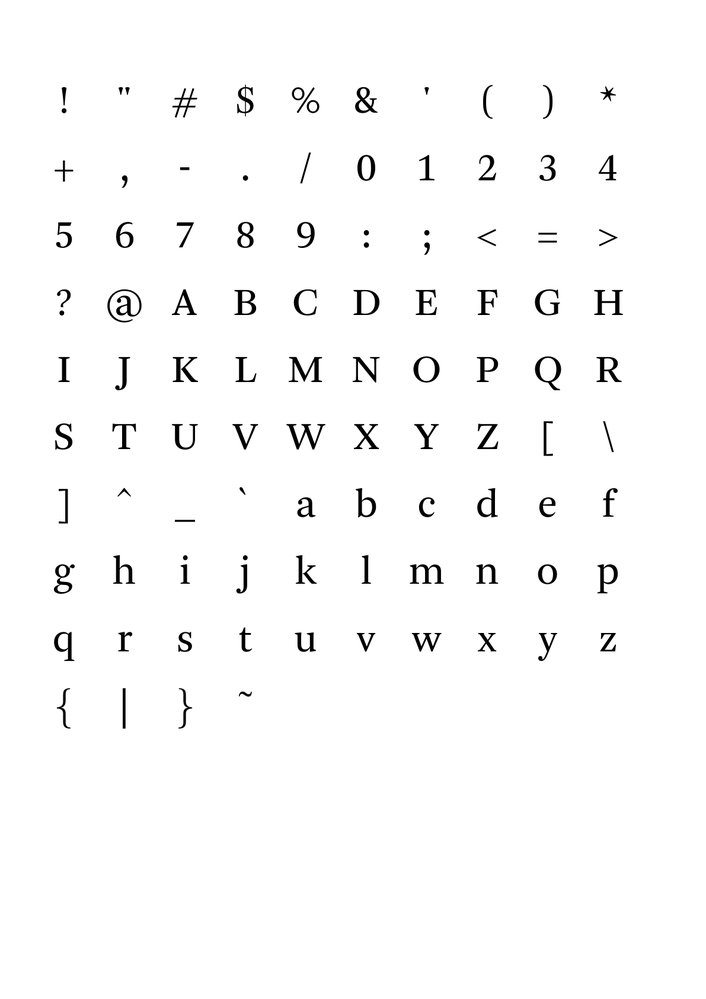
#> input picture tmp/arnhem-blond_bbox/source.png, 706 x 999 px, shrunk from 1191 x 1684 before the run, found by its file name
$ python analyze_text_vs_line.py
#> lines starting #> are read from the running program, lines starting #| are printed output that depends on the picture
import sys
from PIL import Image
import numpy as np
from pathlib import Path

def analyze_text_vs_line(image_path, text_bbox, line_y):
#> called with line_y = 53
    img = Image.open(image_path).convert("L")
    zoom = 2.0

    # Text bbox in points, convert to pixels
    tx0, ty0, tx1, ty1 = [int(c * zoom) for c in text_bbox]

    print(f"Analyzing Text BBox: {tx0},{ty0} to {tx1},{ty1}")
    text_region = img.crop((tx0, ty0, tx1, ty1))
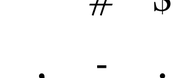
#> text_region: PIL image 181x78 L; min 0, max 255, mean 250.7
    text_data = np.array(text_region)

    # Histogram of intensities in text bbox
    counts, bins = np.histogram(text_data, bins=10, range=(0, 255))
#> counts = [140, 19, 24, 28, 20, 33, 19, 28, 35, 13772]; bins = [0, 25.5, 51, 76.5, 102, 127.5, 153, 178.5, 204, 229.5, 255]
    print("Intensity histogram in text bbox:")
    for i in range(len(counts)):
        print(f"  {bins[i]:.0f}-{bins[i+1]:.0f}: {counts[i]}")
#> this loop made 10 passes
#|   0-26: 140
#|   26-51: 19
#|   51-76: 24
#|   76-102: 28
#|   102-128: 20
#|   128-153: 33
#|   153-178: 19
#|   178-204: 28
#> (further printed lines are left out)

    print(f"Min intensity in text bbox: {np.min(text_data)}")
#| Min intensity in text bbox: 0

    # Analyze the line nearby
    line_y_px = int(line_y * zoom)
    line_strip = img.crop((tx0, line_y_px - 2, tx1, line_y_px + 2))
    line_data = np.array(line_strip)
    print(f"Min intensity in line nearby: {np.min(line_data)}")
#| Min intensity in line nearby: 0

if __name__ == "__main__":
    # Path from the last successful run
    result_path = "/Applications/AITerminalTools/tool/READ/data/pdf/result_20260203_150648_440e1636/pages/page_001/source.png"
    # Title "NeRF:" bbox from previous info.json: [41.75, 51.28, 132.46, 90.21]
    # Line is around y=53
    analyze_text_vs_line(result_path, [41.75, 51.28, 132.46, 90.21], 53)
